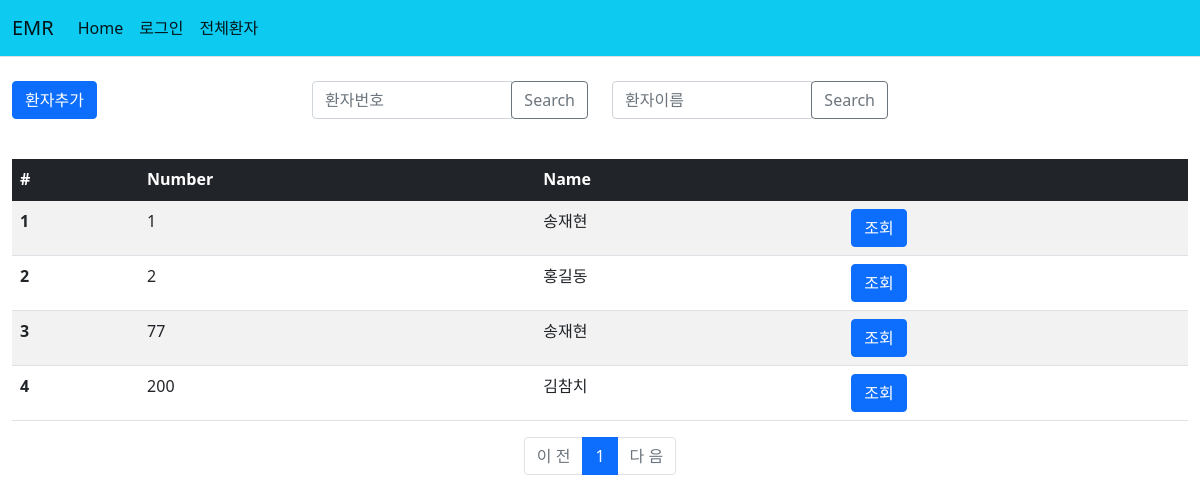
Page /patient/ on the earlier database version.
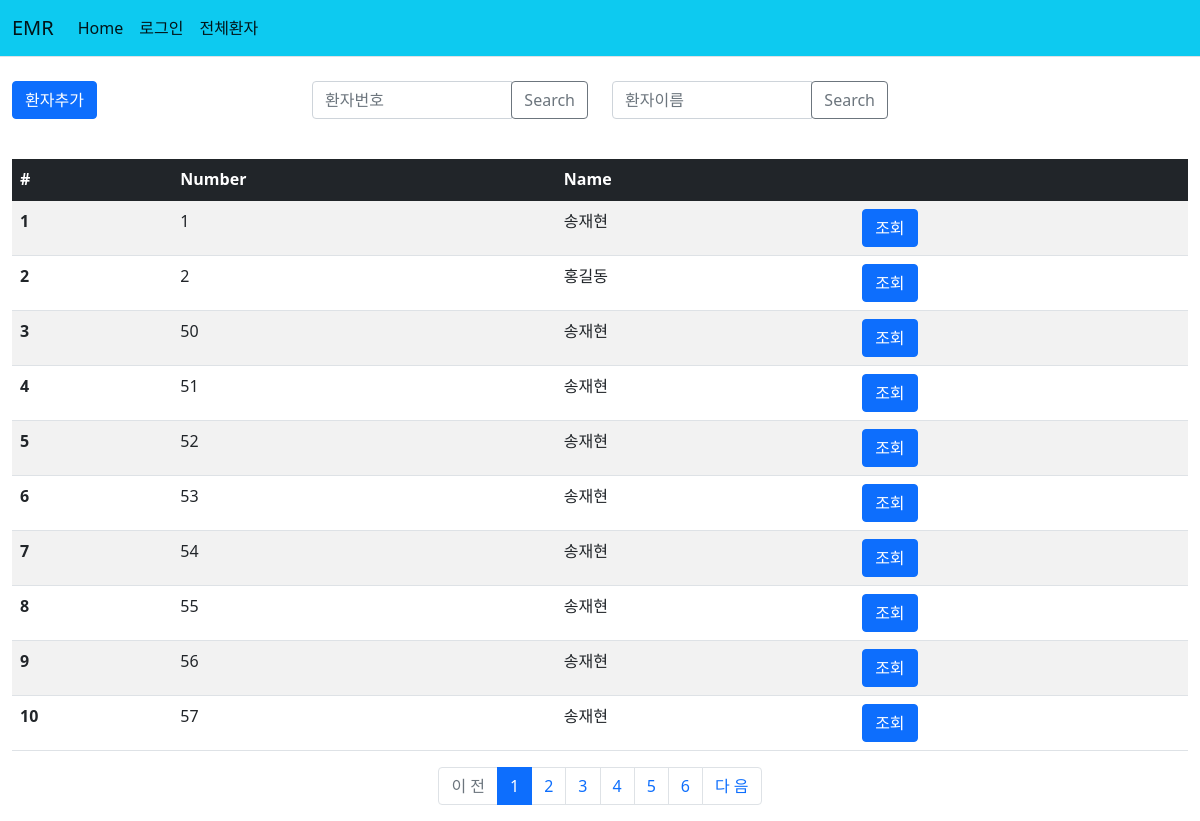
Same page on the later database version.
### patient/models.py (models this page shows)
class Patient(models.Model):
    number = models.IntegerField(primary_key=True) #고유번호
    name = models.CharField(max_length=10) # 이름
    front_resident = models.CharField(max_length=10) # 앞 주민번호
    back_resident = models.CharField(max_length=10) # 뒤 주민번호
    phone = models.CharField(max_length=30)

### patient/views.py (the view)
# urls.py: path('', views.index, name='index'),
def index(request):
    page = request.GET.get('page', 1)
    patient_list = Patient.objects.order_by('number')
    paginator = Paginator(patient_list, 10)
    page_obj = paginator.get_page(page)
    context = {'patient_list':page_obj}
    return render(request, 'patient/patient_list.html', context)

### templates/patient/patient_list.html
{% extends "base.html" %}
{% block content %}
<div class="container-fluid mt-4 mb-4">
    <div class="row">
        <div class="col-md-3">
            <a href="{% url 'patient:patient_add' %}" class="btn btn-primary">환자추가</a>
        </div>
        <div class="col-md-3">
            <div class="input-group mb-3">
                <input type="text" class="form-control" placeholder="환자번호" aria-label="Search 1" aria-describedby="basic-addon1">
                <div class="input-group-append">
                    <button class="btn btn-outline-secondary" type="button">Search</button>
                </div>
            </div>
        </div>
        <div class="col-md-3">
            <div class="input-group mb-3">
                <input type="text" class="form-control" placeholder="환자이름" aria-label="Search 2" aria-describedby="basic-addon2">
                <div class="input-group-append">
                    <button class="btn btn-outline-secondary" type="button">Search</button>
                </div>
            </div>
        </div>
    </div>
</div>
{% if patient_list %}
<div class="container-fluid">
    <table class="table table-border table-Secondary table-striped">
        <thead>
        <tr class="table-dark">
            <th scope="col">#</th>
            <th scope="col">Number</th>
            <th scope="col">Name</th>
            <th scope="col"></th>
        </tr>
        </thead>
        <tbody>
        {% for patient in patient_list %}
        <tr>
            <th scope="row">{{forloop.counter}}</th>
            <td>{{patient.number}}</td>
            <td>{{patient.name}}</td>
            <td><a class="btn btn-primary" href="{% url 'patient:detail' patient.number %}" role="button">조회</a></td>
        </tr>
        {% endfor %}
        </tbody>
    </table>
    <ul class="pagination justify-content-center">
        {% if patient_list.has_previous %}
        <li class="page-item">
            <a class="page-link" href="?page={{patient_list.previous_page_number}}">이 전</a>
        </li>
        {% else %}
        <li class="page-item disabled">
            <a class="page-link" tabindex="-1" aria-disabled="true" href="#">이 전</a>
        </li>
        {% endif %}
        {% for page_number in patient_list.paginator.page_range %}
        {% if page_number >= patient_list.number|add:-5 and page_number <= patient_list.number|add:5 %}
        {% if page_number == patient_list.number %}
        <li class="page-item active" aria-current="page">
            <a class="page-link" href="?page={{ page_number }}">{{ page_number }}</a>
        </li>
        {% else %}
        <li class="page-item">
            <a class="page-link" href="?page={{ page_number }}">{{ page_number }}</a>
        </li>
        {% endif %}
        {% endif %}
        {% endfor %}
        {% if patient_list.has_next %}
        <li class="page-item">
            <a class="page-link" href="?page={{ patient_list.next_page_number }}">다 음</a>
        </li>
        {% else %}
        <li class="page-item disabled">
            <a class="page-link" tabindex="-1" aria-disabled="true" href="#">다 음</a>
        </li>
        {% endif %}
    </ul>
</div>
{% else %}
    <p>환자가 없습니다.</p>
{% endif %}
{% endblock %}

### templates/base.html (shortened to what this page needs)
{% load static %}
<!doctype html>
<html lang="ko">
<head>
    <link rel="stylesheet" type="text/css" href="{% static 'bootstrap.min.css' %}">
</head>
<body>
    {% include 'navbar.html' %}
{% block content %}
{% endblock %}
</body>
</html>

### templates/navbar.html (shortened to what this page needs)
<nav class="navbar navbar-expand-lg navbar-light bg-info border-bottom" data-bs-theme="dark">
    <div class="container-fluid">
            <a class="navbar-brand" href="#">EMR</a>
            <div class="collapse navbar-collapse" id="navbarSupportedContent">
                <ul class="navbar-nav me-auto mb-2 mb-lg-0">
                    <li class="nav-item">
                        <a class="nav-link active" aria-current="page" href="{% url 'common:home' %}">Home</a>
                    </li>
                    <li class="nav-item">
                        {% if user.is_authenticated %}
                        <a class="nav-link active" href="{% url 'common:logout' %}">로그아웃</a>
                        {% else %}
                        <a class="nav-link active" href="{% url 'common:login' %}">로그인</a>
                        {% endif %}
                    </li>
                    <li class="'nave-item">
                        <a class="nav-link active" href="{% url 'patient:index' %}">전체환자</a>
                    </li>
                </ul>
            </div>
        </div>
</nav>

Differences in the rows shown:
no longer on this page (row edited): Patient: number "77", name "송재현"
no longer on this page (row unchanged): Patient: number "200", name "김참치"
added Patient: number "50", name "송재현"
added Patient: number "51", name "송재현"
added Patient: number "52", name "송재현"
added Patient: number "53", name "송재현"
added Patient: number "54", name "송재현"
added Patient: number "55", name "송재현"
added Patient: number "56", name "송재현"
added Patient: number "57", name "송재현"
Other differences:
new list line: "2"
new list line: "3"
new list line: "4"
new list line: "5"
new list line: "6"
